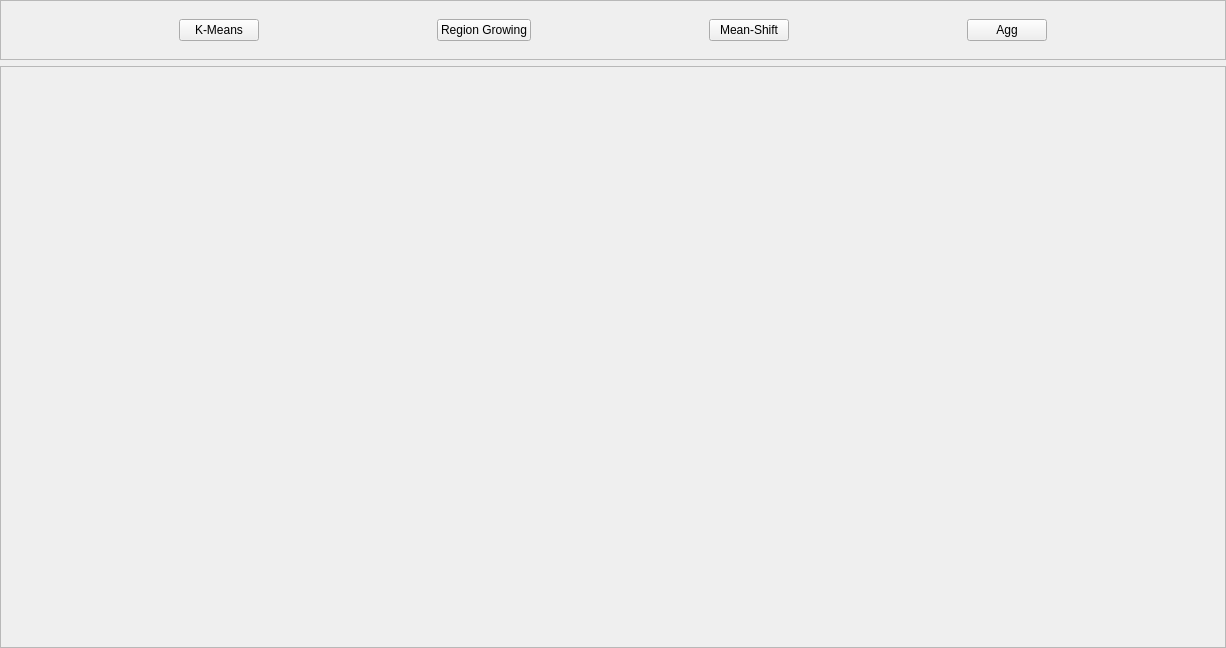
<?xml version="1.0" encoding="UTF-8"?>
<ui version="4.0">
 <class>SegmentationWidget</class>
 <widget class="QWidget" name="SegmentationWidget">
  <property name="geometry">
   <rect>
    <x>0</x>
    <y>0</y>
    <width>1226</width>
    <height>648</height>
   </rect>
  </property>
  <property name="windowTitle">
   <string>Form</string>
  </property>
  <layout class="QVBoxLayout" name="verticalLayout">
   <property name="leftMargin">
    <number>0</number>
   </property>
   <property name="topMargin">
    <number>0</number>
   </property>
   <property name="rightMargin">
    <number>0</number>
   </property>
   <property name="bottomMargin">
    <number>0</number>
   </property>
   <item>
    <widget class="QFrame" name="frame">
     <property name="maximumSize">
      <size>
       <width>16777215</width>
       <height>60</height>
      </size>
     </property>
     <property name="frameShape">
      <enum>QFrame::StyledPanel</enum>
     </property>
     <property name="frameShadow">
      <enum>QFrame::Raised</enum>
     </property>
     <layout class="QHBoxLayout" name="horizontalLayout">
      <property name="spacing">
       <number>0</number>
      </property>
      <property name="leftMargin">
       <number>0</number>
      </property>
      <property name="topMargin">
       <number>0</number>
      </property>
      <property name="rightMargin">
       <number>0</number>
      </property>
      <property name="bottomMargin">
       <number>0</number>
      </property>
      <item>
       <spacer name="horizontalSpacer">
        <property name="orientation">
         <enum>Qt::Horizontal</enum>
        </property>
        <property name="sizeHint" stdset="0">
         <size>
          <width>170</width>
          <height>20</height>
         </size>
        </property>
       </spacer>
      </item>
      <item>
       <widget class="QPushButton" name="kmeansBtn">
        <property name="text">
         <string>K-Means</string>
        </property>
       </widget>
      </item>
      <item>
       <spacer name="horizontalSpacer_2">
        <property name="orientation">
         <enum>Qt::Horizontal</enum>
        </property>
        <property name="sizeHint" stdset="0">
         <size>
          <width>170</width>
          <height>20</height>
         </size>
        </property>
       </spacer>
      </item>
      <item>
       <widget class="QPushButton" name="regionGrowingBtn">
        <property name="text">
         <string>Region Growing</string>
        </property>
       </widget>
      </item>
      <item>
       <spacer name="horizontalSpacer_3">
        <property name="orientation">
         <enum>Qt::Horizontal</enum>
        </property>
        <property name="sizeHint" stdset="0">
         <size>
          <width>169</width>
          <height>20</height>
         </size>
        </property>
       </spacer>
      </item>
      <item>
       <widget class="QPushButton" name="meanShiftBtn">
        <property name="text">
         <string>Mean-Shift</string>
        </property>
       </widget>
      </item>
      <item>
       <spacer name="horizontalSpacer_4">
        <property name="orientation">
         <enum>Qt::Horizontal</enum>
        </property>
        <property name="sizeHint" stdset="0">
         <size>
          <width>170</width>
          <height>20</height>
         </size>
        </property>
       </spacer>
      </item>
      <item>
       <widget class="QPushButton" name="aggBtn">
        <property name="text">
         <string>Agg</string>
        </property>
       </widget>
      </item>
      <item>
       <spacer name="horizontalSpacer_5">
        <property name="orientation">
         <enum>Qt::Horizontal</enum>
        </property>
        <property name="sizeHint" stdset="0">
         <size>
          <width>170</width>
          <height>20</height>
         </size>
        </property>
       </spacer>
      </item>
     </layout>
    </widget>
   </item>
   <item>
    <widget class="QFrame" name="workFrame">
     <property name="frameShape">
      <enum>QFrame::StyledPanel</enum>
     </property>
     <property name="frameShadow">
      <enum>QFrame::Raised</enum>
     </property>
    </widget>
   </item>
  </layout>
 </widget>
 <resources/>
 <connections/>
</ui>
